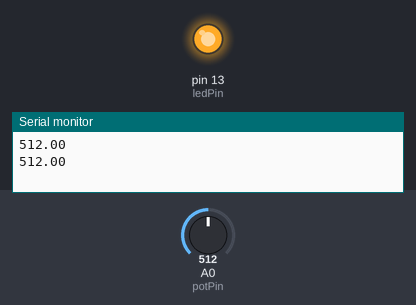
Simulated run of this sketch. Board: Arduino Uno, built with avr-gcc and run on an emulated ATmega328P. Shown: output pins drawn as LEDs (lit = HIGH), the last lines printed to the serial monitor. The inputs (shaded band) are chosen by the test bench; at power-on: A0 (potPin) = 512.

Above: at 2.8 s.
2.9 s: A0 (potPin) set to 486
At 4.6 s:
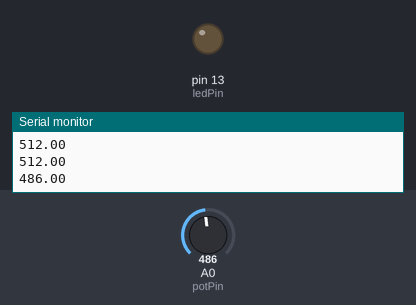
5.6 s: A0 (potPin) set to 510
At 7.4 s:
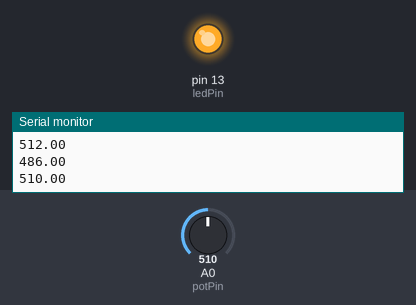
8.3 s: A0 (potPin) set to 490
At 10.4 s:
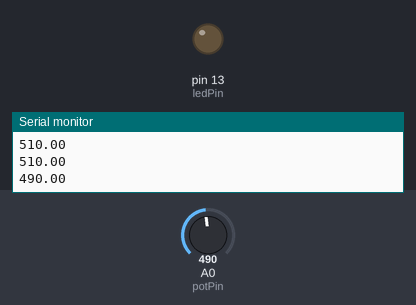
Timing chart, 0 to 11.9 s (numbered marks = the images above; inputs shaded):
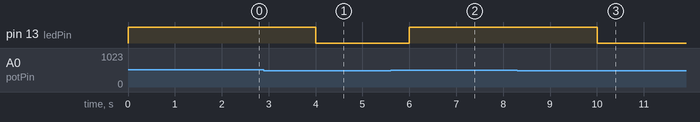

Measured:
- the behaviour switches between 500 and 499 on A0 (potPin) (found by bisection; images 0 and 1)
- after the input at 2.9 s, pin 13 (ledPin): HIGH → LOW after 1.1 s
- after the input at 5.6 s, pin 13 (ledPin): LOW → HIGH after 0.40 s
- after the input at 8.3 s, pin 13 (ledPin): HIGH → LOW after 1.7 s

The sketch:

arduinocodingcrashcourse.ino
```cpp
// Variables
int ledPin = 13;
//int ledPin = 11; //pwm pin
int buttonPin = 9;
// int buttonState=0;
bool buttonState; // false = 0 | true = 1
int potPin = A0;
float potValue;

// setup function
void setup(){
	// pinMode(13, OUTPUT);
	pinMode(ledPin,OUTPUT);
  	pinMode(buttonPin,INPUT);
  	pinMode(potPin,INPUT);
  	Serial.begin(9600);
}

//loop function
void loop(){
  /*
  //digitalWrite function using pin number
  digitalWrite(13,HIGH);
  delay(2000);
  digitalWrite(13,LOW);
  delay(2000);
  */
  /*
  //digitalWrite function using variable name
  digitalWrite(ledPin,HIGH);
  delay(2000);
  digitalWrite(ledPin,LOW);
  delay(2000);
  */

  /*
  // digitalRead function
  buttonState = digitalRead(buttonPin);
  Serial.println(buttonState);
  delay(3000);
  */

  /*
  // analogRead & analogWrite
  potValue = analogRead(potPin);
  Serial.println(potValue);
  analogWrite(ledPin,255);
  */

  /*
  // Operator
  Serial.print("Arithmetic Operator:");
  Serial.println(2+3);
  Serial.println(4-3);
  Serial.println(2*3);
  Serial.println(2/3);
  Serial.println(2%3);
  delay(2000);

  Serial.print("Comparison Operator => Equal to:");
  Serial.println(2==2);
  delay(2000);
  Serial.print("Comparison Operator => Not equal to:");
  Serial.println(2!=2);
  delay(2000);

  Serial.print("Comparison Operator => Greater than:");
  Serial.println(3>2);
  delay(2000);
  Serial.print("Comparison Operator => Less than:");
  Serial.println(2<3);
  delay(2000);

  Serial.print("Comparison Operator => Greater than or equal:");
  Serial.println(5>=3);
  delay(2000);
  Serial.print("Comparison Operator => Less than or equal:");
  Serial.println(2<=3);
  delay(2000);

  Serial.print("Boolean Operator => OR:");
  Serial.println(2<3 || 1<3);
  delay(2000);

  Serial.print("Boolean Operator => AND:");
  Serial.println(2<3 && 1>3);
  delay(2000);
  */

  // if else
  potValue = analogRead(potPin);
  Serial.println(potValue);
  if(potValue >= 500){
  	digitalWrite(ledPin,HIGH);
    delay(2000);
  }else{
  	digitalWrite(ledPin,LOW);
    delay(2000);
  }
}
```
